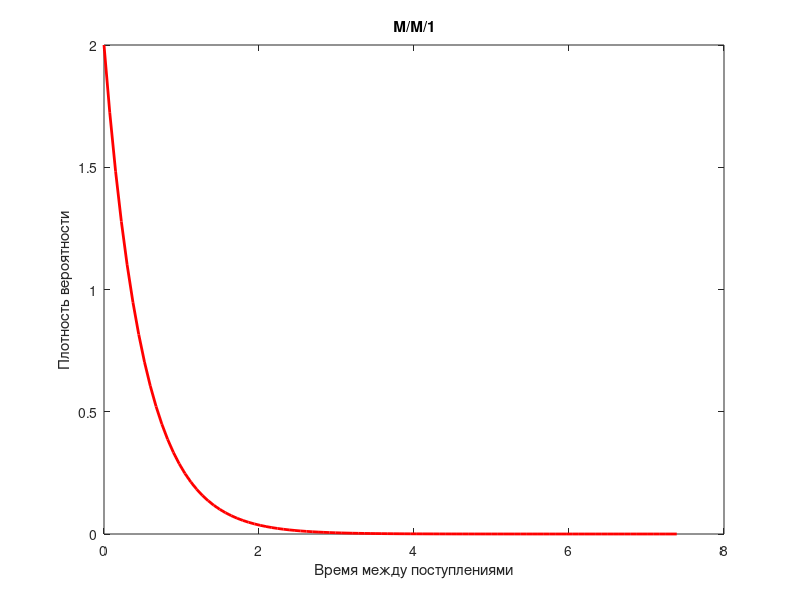
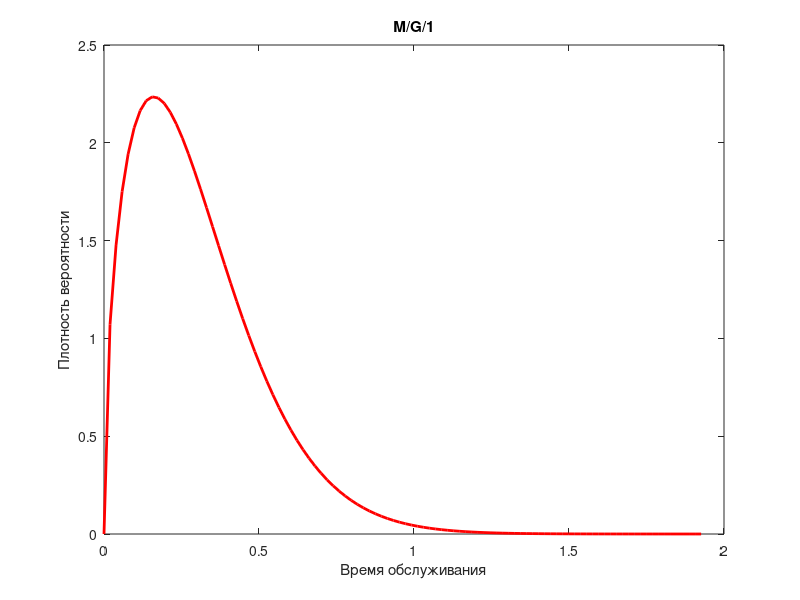

These figures' MATLAB source, in order:
% 2. Задать значения λ и μ
lambda = 2; % Интенсивность входного потока
mu = 3; % Интенсивность обслуживания

if lambda >= mu
error('Система нестационарна');
end

% 3. Определить аналитические характеристики показательного распределения
E_tau = 1 / lambda;
D_tau = 1 / lambda^2;

% 4. Определить параметры распределения общего вида
% Параметры времени обслуживания (Вейбулловское распределение)
k_weibull = 1.5;
theta_weibull = 1 / mu;

% 5. Определить аналитические характеристики распределения общего вида.
E_nu_weibull = theta_weibull * gamma(1 + 1/k_weibull);
D_nu_weibull = theta_weibull^2 * (gamma(1 + 2/k_weibull) - (gamma(1 + 1/k_weibull))^2);

fprintf('Интенсивность входного потока (λ): %f\n', lambda);
fprintf('Интенсивность обслуживания (μ): %f\n\n', mu);

fprintf('Входной поток (показательное распределение):\n');
fprintf('  Математическое ожидание: %f\n', E_tau);
fprintf('  Дисперсия: %f\n\n', D_tau);

fprintf('Время обслуживания (Вейбулловское распределение):\n');
fprintf('  Математическое ожидание: %f\n', E_nu_weibull);
fprintf('  Дисперсия: %f\n\n', D_nu_weibull);

% 6. Задать длину последовательности N  100.
N = 1000000;  % Размер выборки

% 7. Сформировать управляющие по следовательности для системы M/M/1
tau_n = exprnd(E_tau, 1, N);

% 8. Сформировать управляющие последовательности для потока общего вида
nu_n_weibull = wblrnd(theta_weibull, k_weibull, 1, N);

%9. Рассчитать статистические характеристики для всех полученных выборок
% M/M/1
M_tau = mean(tau_n);
D_tau_sample = var(tau_n);

% G/G/1
M_nu_weibull = mean(nu_n_weibull);
D_nu_weibull_sample = var(nu_n_weibull);

fprintf('\nСтатистические характеристики выборок:\n');
fprintf('-----------------------------------------\n');
fprintf('M/M/1:\n');
fprintf('  tau_n:  Среднее = %f, Дисперсия = %f\n', M_tau, D_tau_sample);

fprintf('\nG/G/1\n');
fprintf('  nu_n:   Среднее = %f, Дисперсия = %f\n', M_nu_weibull, D_nu_weibull_sample);

fprintf('\nСравнение аналитических и статистических характеристик:\n');
fprintf('M/M/1:\n');
fprintf('Аналитическое: E = %.4f, D = %.4f\n', E_tau, D_tau);
fprintf('Статистическое: E = %.4f, D = %.4f\n', M_tau, D_tau_sample);

fprintf('G/G/1:\n');
fprintf('Аналитическое: E = %.4f, D = %.4f\n', E_nu_weibull, D_nu_weibull);
fprintf('Статистическое: E = %.4f, D = %.4f\n', M_nu_weibull, D_nu_weibull_sample);


% M/M/1
figure;
x = linspace(0, max(tau_n), 100);
y = lambda * exp(-lambda * x);
plot(x, y, 'r-', 'LineWidth', 2);
title('M/M/1');
xlabel('Время между поступлениями');
ylabel('Плотность вероятности');

% M/G/1
figure;
x = linspace(0, max(nu_n_weibull), 100);
y = (k_weibull / theta_weibull) * (x / theta_weibull).^(k_weibull - 1) .* exp(-(x / theta_weibull).^k_weibull);
plot(x, y, 'r-', 'LineWidth', 2);
title('M/G/1');
xlabel('Время обслуживания');
ylabel('Плотность вероятности');